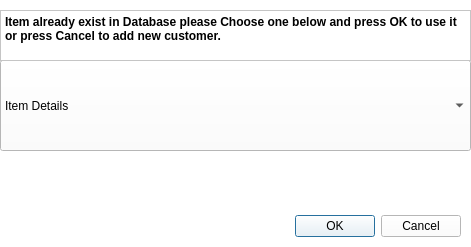
<?xml version="1.0" encoding="UTF-8"?>
<ui version="4.0">
 <class>ExistingItemCheck</class>
 <widget class="QDialog" name="ExistingItemCheck">
  <property name="geometry">
   <rect>
    <x>0</x>
    <y>0</y>
    <width>471</width>
    <height>247</height>
   </rect>
  </property>
  <property name="windowTitle">
   <string>Dialog</string>
  </property>
  <property name="styleSheet">
   <string notr="true">background:rgb(255, 255, 255)</string>
  </property>
  <widget class="QDialogButtonBox" name="buttonBoxItemData">
   <property name="geometry">
    <rect>
     <x>120</x>
     <y>210</y>
     <width>341</width>
     <height>32</height>
    </rect>
   </property>
   <property name="orientation">
    <enum>Qt::Horizontal</enum>
   </property>
   <property name="standardButtons">
    <set>QDialogButtonBox::Cancel|QDialogButtonBox::Ok</set>
   </property>
  </widget>
  <widget class="QComboBox" name="comboBoxItemDetailShow">
   <property name="geometry">
    <rect>
     <x>0</x>
     <y>60</y>
     <width>471</width>
     <height>91</height>
    </rect>
   </property>
   <property name="styleSheet">
    <string notr="true">background:rgb(255, 255, 255)</string>
   </property>
   <item>
    <property name="text">
     <string>Item Details</string>
    </property>
   </item>
  </widget>
  <widget class="QTextBrowser" name="textBrowserWarning">
   <property name="geometry">
    <rect>
     <x>0</x>
     <y>10</y>
     <width>471</width>
     <height>51</height>
    </rect>
   </property>
   <property name="html">
    <string>&lt;!DOCTYPE HTML PUBLIC &quot;-//W3C//DTD HTML 4.0//EN&quot; &quot;http://www.w3.org/TR/REC-html40/strict.dtd&quot;&gt;
&lt;html&gt;&lt;head&gt;&lt;meta name=&quot;qrichtext&quot; content=&quot;1&quot; /&gt;&lt;meta charset=&quot;utf-8&quot; /&gt;&lt;style type=&quot;text/css&quot;&gt;
p, li { white-space: pre-wrap; }
hr { height: 1px; border-width: 0; }
li.unchecked::marker { content: &quot;\2610&quot;; }
li.checked::marker { content: &quot;\2612&quot;; }
&lt;/style&gt;&lt;/head&gt;&lt;body style=&quot; font-family:'Segoe UI'; font-size:9pt; font-weight:400; font-style:normal;&quot;&gt;
&lt;p style=&quot; margin-top:0px; margin-bottom:0px; margin-left:0px; margin-right:0px; -qt-block-indent:0; text-indent:0px;&quot;&gt;&lt;span style=&quot; font-weight:700;&quot;&gt;Item already exist in Database please Choose one below and press OK to use it or press Cancel to add new customer.&lt;/span&gt;&lt;/p&gt;&lt;/body&gt;&lt;/html&gt;</string>
   </property>
  </widget>
 </widget>
 <resources/>
 <connections>
  <connection>
   <sender>buttonBoxItemData</sender>
   <signal>accepted()</signal>
   <receiver>ExistingItemCheck</receiver>
   <slot>accept()</slot>
   <hints>
    <hint type="sourcelabel">
     <x>248</x>
     <y>254</y>
    </hint>
    <hint type="destinationlabel">
     <x>157</x>
     <y>274</y>
    </hint>
   </hints>
  </connection>
  <connection>
   <sender>buttonBoxItemData</sender>
   <signal>rejected()</signal>
   <receiver>ExistingItemCheck</receiver>
   <slot>reject()</slot>
   <hints>
    <hint type="sourcelabel">
     <x>316</x>
     <y>260</y>
    </hint>
    <hint type="destinationlabel">
     <x>286</x>
     <y>274</y>
    </hint>
   </hints>
  </connection>
 </connections>
</ui>
